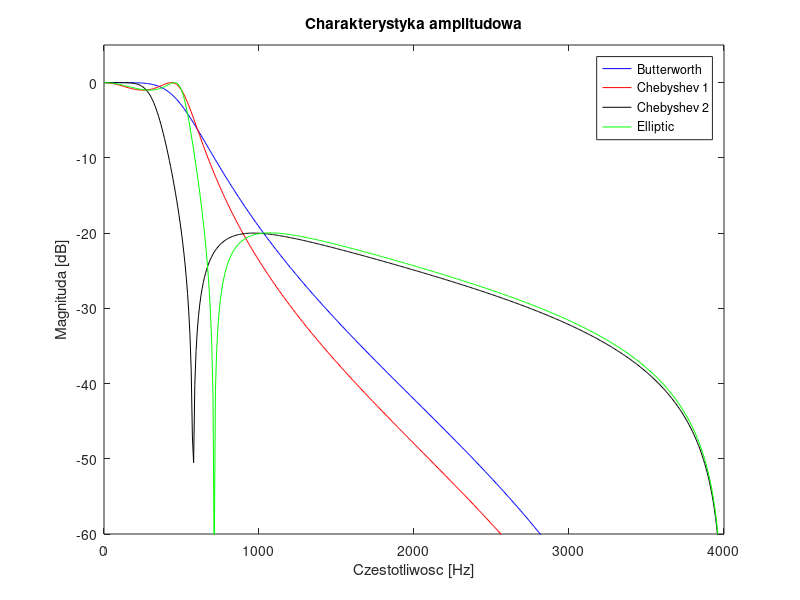
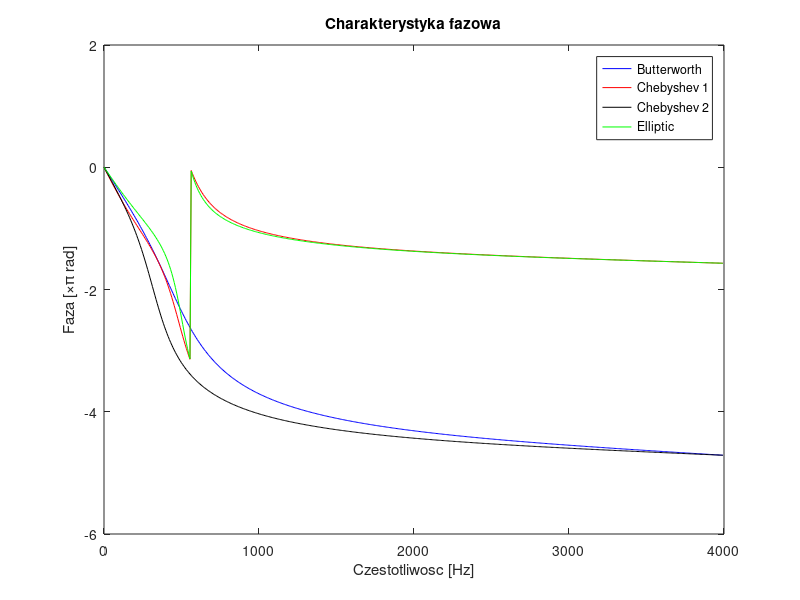

These charts were generated, in order, by the following MATLAB code:
argr_gra = 500;
args = 8000;
N = 3;
arg = argr_gra * 2 / args;

%funkcje cheby...
[Bcheby1, Acheby1] = cheby1(N, 1, arg);
[Bcheby2, Acheby2] = cheby2(N, 20, arg);
[Belip, Aelip] = ellip(N, 1, 20, arg);
[Bbutter, Abutter] = butter(N, arg);

%freqz Frequency response of digital filter

[HCH1, wch1] = freqz(Bcheby1, Acheby1);
[hch2, wch2] = freqz(Bcheby2, Acheby2);
[hbutt, wbutt] = freqz(Bbutter, Abutter);
[h_elip, w_elip] = freqz(Belip, Aelip);

%faza
[phi_ch1, w_ch1] = phasez(Bcheby1, Acheby1);
[phi_ch2, h_ch2] = phasez(Bcheby2, Acheby2);
[phi_butt, h_butt] = phasez(Bbutter, Abutter);
[phi_elip, h_pha_elip] = phasez(Belip, Aelip);


%wykres charakterystyki amplitudowej
figure;
plot(wbutt * args / pi / 2, mag2db(abs(hbutt)), 'blue');
hold on;
plot(wch1 * args / pi / 2, mag2db(abs(HCH1)), 'red');
plot(wch2 * args / pi / 2, mag2db(abs(hch2)), 'black');
plot(w_elip * args / pi / 2, mag2db(abs(h_elip)), 'green');
ylabel('Magnituda [dB]');
xlabel('Czestotliwosc [Hz]');
title('Charakterystyka amplitudowa');
legend('Butterworth','Chebyshev 1','Chebyshev 2','Elliptic');
axis([0 4000 -60 5]);
hold off;

%wykres charakterystyki fazowej

figure;
plot(h_butt * args / pi / 2,phi_butt, 'blue');
hold on;
plot(w_ch1 * args / pi / 2,phi_ch1, 'red');
plot(h_ch2 * args / pi / 2,phi_ch2 , 'black');
plot(h_pha_elip * args / pi / 2,phi_elip, 'green');
ylabel('Faza [\times\pi rad]');
xlabel('Czestotliwosc [Hz]');
title('Charakterystyka fazowa');
legend('Butterworth','Chebyshev 1','Chebyshev 2','Elliptic');
axis([0 4000 -6 2]);
hold off;
